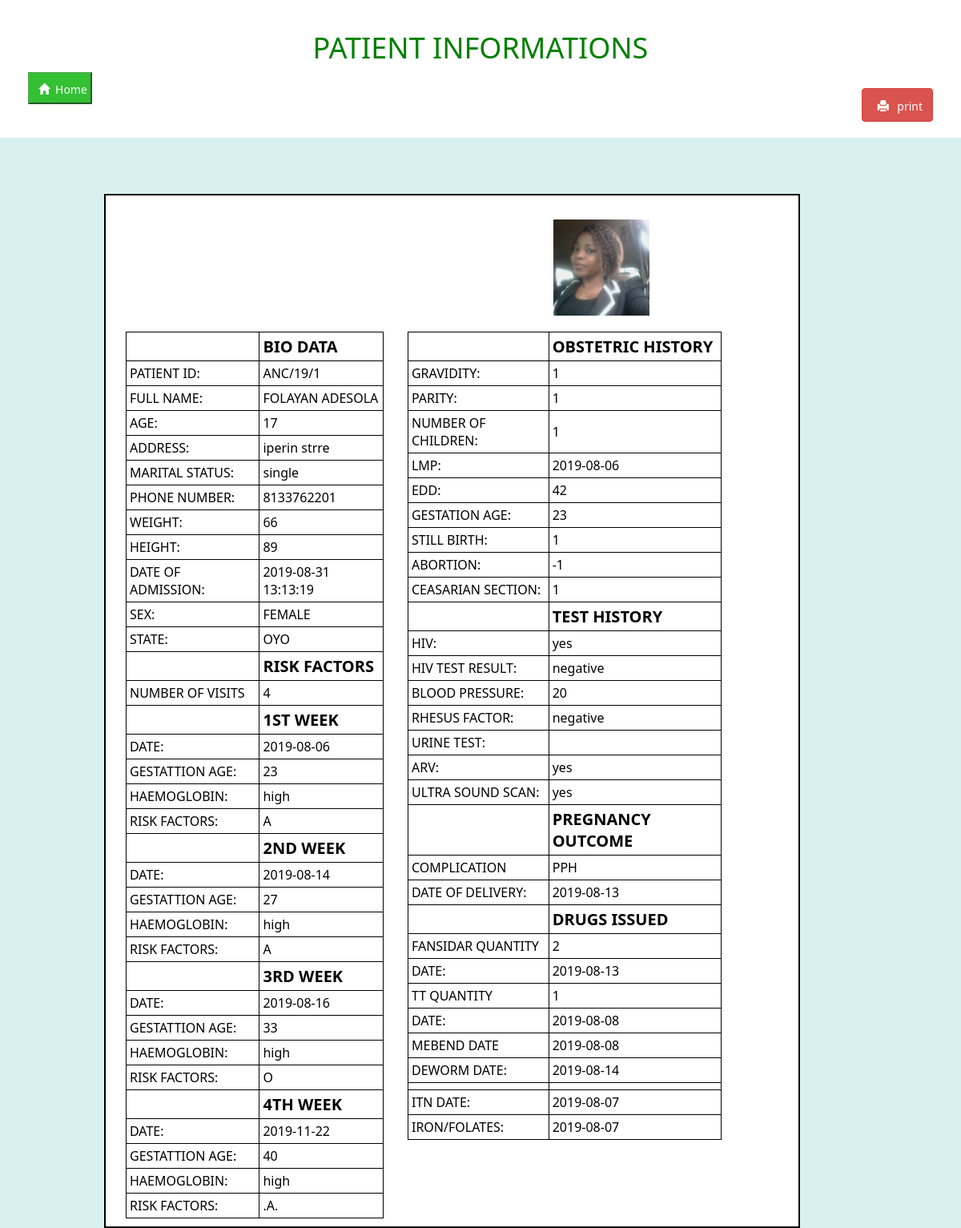
Page /patient.v.php?id=ANC/19/1 (signed in) on the committed database.
### tables this page shows
CREATE TABLE `anc_reg` (
  `ANC_id` int(11) NOT NULL,
  `ANC_no` varchar(255) DEFAULT NULL,
  `name1` varchar(255) NOT NULL,
  `age` int(100) NOT NULL,
  `address1` varchar(255) NOT NULL,
  `marital_status` varchar(255) NOT NULL,
  `phone` bigint(20) NOT NULL,
  `date_of_visit` datetime NOT NULL DEFAULT CURRENT_TIMESTAMP,
  `weight1` int(11) NOT NULL,
  `height` int(11) NOT NULL,
  `sex` varchar(100) NOT NULL,
  `state1` varchar(200) NOT NULL,
  `image` varchar(255) NOT NULL,
  `user_no` varchar(255) NOT NULL,
  `pass` varchar(255) NOT NULL,
  `role` varchar(255) NOT NULL
);

CREATE TABLE `risk_factors` (
  `rk_id` int(11) NOT NULL,
  `ANC_no` varchar(255) NOT NULL,
  `date1` date NOT NULL,
  `gestation_age` int(11) NOT NULL,
  `hb` varchar(255) NOT NULL,
  `ANC_RF` varchar(255) NOT NULL,
  `visit_week` int(11) NOT NULL,
  `user_no` varchar(255) NOT NULL,
  `date_of_visit` datetime NOT NULL DEFAULT CURRENT_TIMESTAMP,
  `age` int(11) NOT NULL
);

CREATE TABLE `obsectric` (
  `id` int(11) NOT NULL,
  `ANC_no` varchar(255) NOT NULL,
  `gradity` int(11) NOT NULL,
  `parity` int(11) NOT NULL,
  `no_child` int(11) NOT NULL,
  `lmp` date NOT NULL,
  `edd` int(11) NOT NULL,
  `gest_age` int(11) NOT NULL,
  `stillbirth` int(11) NOT NULL,
  `abortion` int(11) NOT NULL,
  `c_section` int(11) NOT NULL,
  `user_no` varchar(255) NOT NULL,
  `date_of_visit` datetime NOT NULL DEFAULT CURRENT_TIMESTAMP,
  `age` int(11) NOT NULL
);

CREATE TABLE `test` (
  `test_id` int(11) NOT NULL,
  `ANC_no` varchar(255) NOT NULL,
  `hiv` varchar(100) NOT NULL,
  `test_hiv` varchar(100) NOT NULL,
  `bp` bigint(20) NOT NULL,
  `rh` varchar(100) NOT NULL,
  `ultra` varchar(100) NOT NULL,
  `ARV` varchar(100) NOT NULL,
  `urine` varchar(255) NOT NULL,
  `user_no` varchar(255) NOT NULL,
  `date_of_visit` datetime NOT NULL DEFAULT CURRENT_TIMESTAMP,
  `age` int(11) NOT NULL
);

CREATE TABLE `pregna_out` (
  `id` int(11) NOT NULL,
  `ANC_no` varchar(255) NOT NULL,
  `complication` varchar(255) NOT NULL,
  `delivery` varchar(255) NOT NULL,
  `user_no` varchar(255) NOT NULL,
  `date_of_visit` datetime NOT NULL DEFAULT CURRENT_TIMESTAMP,
  `age` int(11) NOT NULL
);

CREATE TABLE `drugs` (
  `id` int(11) NOT NULL,
  `ANC_no` varchar(255) NOT NULL,
  `tt_dos` int(11) NOT NULL,
  `tt_date` date NOT NULL,
  `fan_q` int(11) NOT NULL,
  `fan_date` date NOT NULL,
  `meb` date NOT NULL,
  `itn` date NOT NULL,
  `deworm` date NOT NULL,
  `iron` date NOT NULL,
  `user_no` varchar(255) NOT NULL,
  `date_of_visit` datetime NOT NULL DEFAULT CURRENT_TIMESTAMP,
  `age` int(11) NOT NULL
);

### patient.v.php (the view, shortened to what this page needs)
<?php
include('includes/header.php');
?>
<div class="container-fluid">
    <div class="row">
 <div class="col-sm-12 col-md-12 col-lg-12" id="top_bar">
  <h1 class="text-center"> PATIENT INFORMATIONS</h1>
  <div class="col-sm-12 col-md-12 col-lg-12" >
  <form method="GET" action="women.php">
<button class="btn-small btn-success" name="go" style="padding:4px"><span class="glyphicon glyphicon-home">
</span>Home</button>
<button class='btn btn-danger pull-right ' onclick=window.print(); style='margin-top:20px'>
<span class='glyphicon glyphicon-print' ></span> print</button>
</form>
</div>
  </div>
  <div class="col-sm-12 col-md-12 col-lg-12" style="margin-top:40px">
 <div class="col-sm-11 col-md-11 col-lg-11" >
  <?php
  include('includes/config.php');
  if(!isset($_GET['id'])){
    header('location:table.php');
    exit();
  }else{
$search=$_GET['id'];
$sql="SELECT * FROM anc_reg WHERE ANC_no=? ";
$query=$db->prepare($sql);
 $query->bind_param("s",$search);
 $query->execute();
 $date=date('d/m/y');
$result= $query->get_result();
if($result->num_rows > 0){
while($row=$result->fetch_object()){
echo "
  <div class='col-sm-10 col-md-10 col-lg-10' id='ajaxDiv'  >
  <img src='images/UP.jpg' id='dd' />
  <div class='col-sm-10 col-md-10 col-lg-10'  >
  <h4 class='pull-left' id='dd' style='margin-top:70px' >DATE <i>".$date."</i> </h4>
  <img src='images/".$row->image."' width='120' height='120' class='pull-right' style='margin:20px' />
  </div>
     <div class='col-sm-5 col-md-5 col-lg-5'>
     <table id='table'>
   <tr>
    <th></th>
    <th>BIO DATA</th>
   </tr>
   <tr>
   <td>PATIENT ID:</td>
   <td>".$row->ANC_no."</td>
   </tr>
   <tr>
   <td>FULL NAME:</td>
   <td>".$row->name1."</td>
   </tr>
   <tr>
   <td>AGE:</td>
   <td>".$row->age."</td>
   </tr>
   <tr>
   <td>ADDRESS:</td>
   <td>".$row->address1."</td>
   </tr>
   <tr>
   <td>MARITAL STATUS:</td>
   <td>".$row->marital_status."</td>
   </tr><tr>
   <td>PHONE NUMBER:</td>
   <td>".$row->phone."</td>
   </tr><tr>
   <td>WEIGHT:</td>
   <td>".$row->weight1."</td>
   </tr>
   <tr>
   <td>HEIGHT:</td>
   <td>".$row->height."</td>
   </tr>
   <tr>
   <td>DATE OF ADMISSION:</td>
   <td>".$row->date_of_visit."</td>
   </tr>
   <tr>
   <td>SEX:</td>
   <td>".$row->sex."</td>
   </tr>
   <tr>
   <td>STATE:</td>
   <td>".$row->state1."</td>
   </tr>";
   $sql1=$db->prepare("SELECT ANC_no, date1, gestation_age, hb, ANC_RF, visit_week FROM risk_factors WHERE ANC_no= ? AND visit_week=1 ");
   $sql1->bind_param("s",$search);
   $sql1->execute();
  $result1= $sql1->get_result();
  while($row1=$result1->fetch_object()){
    $sql0=$db->prepare("SELECT COUNT(visit_week) as num FROM risk_factors WHERE ANC_no=?");
    $sql0->bind_param("s",$search);
    $sql0->execute();
    $result0=$sql0->get_result();
    $row0= $result0->fetch_assoc();
    echo" <tr>
    <th></th>
    <th>RISK FACTORS</th>
    </tr>
    <tr>
    <td>NUMBER OF VISITS</td>
    <td>".$row0['num']."</td>
    </tr>
    ";
echo "
   <tr>
    <th></th>
    <th>1ST WEEK</th>
   </tr>
   <tr>
   <td>DATE:</td>
   <td>".$row1->date1."</td>
   </tr>
   <tr>
   <td>GESTATTION AGE:</td>
   <td>".$row1->gestation_age."</td>
   </tr>
   <tr>
   <td>HAEMOGLOBIN:</td>
   <td>".$row1->hb."</td>
   </tr>
   <tr>
   <td>RISK FACTORS:</td>
   <td>".$row1->ANC_RF."</td>
   </tr>
   <tr>
    <th></th>
    <th>2ND WEEK</th>
   </tr>
   ";
  }
  $sql2=$db->prepare("SELECT ANC_no, date1, gestation_age, hb, ANC_RF, visit_week FROM risk_factors WHERE ANC_no= ? AND visit_week=2 ");
  $sql2->bind_param("s",$search);
  $sql2->execute();
 $result2= $sql2->get_result();
while( $row2=$result2->fetch_object())
{ echo "
   <tr>
   <td>DATE:</td>
   <td>".$row2->date1."</td>
   </tr>
   <tr>
   <td>GESTATTION AGE:</td>
   <td>".$row2->gestation_age."</td>
   </tr>
   <tr>
   <td>HAEMOGLOBIN:</td>
   <td>".$row2->hb."</td>
   </tr>
   <tr>
   <td>RISK FACTORS:</td>
   <td>".$row2->ANC_RF."</td>
   </tr>";}
   $sql3=$db->prepare("SELECT ANC_no, date1, gestation_age, hb, ANC_RF, visit_week FROM risk_factors WHERE ANC_no= ? AND visit_week=3 ");
   $sql3->bind_param("s",$search);
   $sql3->execute();
  $result3= $sql3->get_result();
  while($row3=$result3->fetch_object()){
echo "
   <tr>
    <th></th>
    <th>3RD WEEK</th>
   </tr>
   <tr>
   <td>DATE:</td>
   <td>".$row3->date1."</td>
   </tr>
   <tr>
   <td>GESTATTION AGE:</td>
   <td>".$row3->gestation_age."</td>
   </tr>
   <tr>
   <td>HAEMOGLOBIN:</td>
   <td>".$row3->hb."</td>
   </tr>
   <tr>
   <td>RISK FACTORS:</td>
   <td>".$row3->ANC_RF."</td>
   </tr>";}
   $sql4=$db->prepare("SELECT ANC_no, date1, gestation_age, hb, ANC_RF, visit_week FROM risk_factors WHERE ANC_no= ? AND visit_week=4 ");
   $sql4->bind_param("s",$search);
   $sql4->execute();
  $result4= $sql4->get_result();
  while($row4=$result4->fetch_object()){
   echo "
   <tr>
    <th></th>
    <th>4TH WEEK</th>
   </tr>
   <tr>
   <td>DATE:</td>
   <td>".$row4->date1."</td>
   </tr>
   <tr>
   <td>GESTATTION AGE:</td>
   <td>".$row4->gestation_age."</td>
   </tr>
   <tr>
   <td>HAEMOGLOBIN:</td>
   <td>".$row4->hb."</td>
   </tr>
   <tr>
   <td>RISK FACTORS:</td>
   <td>.$row4->ANC_RF.</td>
   </tr>
     </table>
     </div>
     <div class='col-sm-6 col-md-5 col-lg-6'>
     <table id='table'>
     ";
  }
$sql="SELECT * FROM obsectric WHERE ANC_no=? ";
$query=$db->prepare($sql);
 $query->bind_param("s",$search);
 $query->execute();
$result= $query->get_result();
while($row=$result->fetch_object()){
     echo "
     <tr>
    <th></th>
    <th> OBSTETRIC HISTORY
   </th>
   </tr>
   <tr>
   <td>GRAVIDITY:</td>
   <td>".$row->gradity."</td>
   </tr>
   <tr>
   <td>PARITY:</td>
   <td>".$row->parity."</td>
   </tr>
   <tr>
   <td>NUMBER OF CHILDREN:</td>
   <td>".$row->no_child."</td>
   </tr>
   <tr>
   <td>LMP:</td>
   <td>".$row->lmp."</td>
   </tr>
   <tr>
   <td>EDD:</td>
   <td>".$row->edd."</td>
   </tr><tr>
   <td>GESTATION AGE:</td>
   <td>".$row->gest_age."</td>
   </tr>
   <tr>
   <td>STILL BIRTH:</td>
   <td>".$row->stillbirth."</td>
   </tr>
   <tr>
   <td>ABORTION:</td>
   <td>".$row->abortion."</td>
   </tr>
   <tr>
   <td>CEASARIAN SECTION:</td>
   <td>".$row->c_section."</td>
   </tr>
   ";
}
   $sql="SELECT * FROM test WHERE ANC_no=? ";
   $query=$db->prepare($sql);
    $query->bind_param("s",$search);
    $query->execute();
   $result= $query->get_result();
   while($row=$result->fetch_object()){
echo "
      <tr>
    <th></th>
    <th> TEST HISTORY
   </th>
   </tr>
   <tr>
   <td>HIV:</td>
   <td>".$row->hiv."</td>
   </tr>
   <tr>
   <td>HIV TEST RESULT:</td>
   <td>".$row->test_hiv."</td>
   </tr>
   <tr>
   <td>BLOOD PRESSURE:</td>
   <td>".$row->bp."</td>
   </tr>
   <tr>
   <td>RHESUS FACTOR:</td>
   <td>".$row->rh."</td>
   </tr>
   <tr>
   <td>URINE TEST:</td>
   <td>".$row->urine."</td>
   </tr>
      <tr>
   <td>ARV:</td>
   <td>".$row->ARV."</td>
   </tr>
   <tr>
   <td>ULTRA SOUND SCAN:</td>
   <td>".$row->ultra."</td>
   </tr>
 ";}
$sql="SELECT * FROM pregna_out WHERE ANC_no=? ";
$query=$db->prepare($sql);
 $query->bind_param("s",$search);
 $query->execute();
$result= $query->get_result();
while($row=$result->fetch_object()){
 echo "
   <tr>
    <th></th>
    <th> PREGNANCY OUTCOME
   </th>
   </tr>
   <tr>
   <td>COMPLICATION</td>
   <td>".$row->complication."</td>
   </tr>
   <tr>
   <td>DATE OF DELIVERY:</td>
   <td>".$row->delivery."</td>
   </tr>
   ";}
$sql="SELECT * FROM drugs WHERE ANC_no=? ";
$query=$db->prepare($sql);
 $query->bind_param("s",$search);
 $query->execute();
$result= $query->get_result();
while($row=$result->fetch_object()){
   echo "
   <tr>
    <th></th>
    <th> DRUGS ISSUED
   </th>
   </tr>
   <tr>
   <td>FANSIDAR QUANTITY</td>
   <td>".$row->fan_q."</td>
   </tr>
   <tr>
   <td>DATE:</td>
   <td>".$row->fan_date."</td>
   </tr>
   <tr>
   <td>TT QUANTITY</td>
   <td>".$row->tt_dos."</td>
   </tr>
   <tr>
   <td>DATE:</td>
   <td>".$row->tt_date."</td>
   </tr>
   <tr>
   <td>MEBEND DATE</td>
   <td>".$row->meb."</td>
   </tr>
   <tr>
   <td>DEWORM DATE:</td>
   <td>".$row->deworm."</td>
   </tr>
   <tr>
   <td></td>
   <td></td>
   </tr>
   <tr>
   <td>ITN DATE:</td>
   <td> ".$row->itn."</td>
   </tr>
   <tr>
   <td>IRON/FOLATES:</td>
   <td> ".$row->iron."</td>
   </tr> ";
}
}
   echo "
   </table>
     </div>
  </div>
  </div>";
}else
{
      echo 'No Record Found'.mysqli_error($db);
}
}
  ?>
  </div>
  </div>

### includes/header.php (shortened to what this page needs)
<html>
<head>
<link href="css/bootstrap.min.css" rel="stylesheet">
<link href="css1/bootstrap-datetimepicker.min.css" rel="stylesheet" media="screen">
<link href="css/main.css" rel="stylesheet">
</head>
<body onload="timer(); setInterval('updateClock()', 1000 )">

### css/main.css (style rules this page uses)
* { color:black; font-family: 'Segoe UI', Tahoma, Geneva, Verdana, sans-serif; }
body { background-color: #DAF0F0; }
span { color:white; padding: 7px; }
table { color:black; }
#table tr th { margin-left:5px; border: 1px solid black; padding: 4px; }
#table tr td { border: 1px solid black; color:black; }
#ajaxDiv { border: 2px solid black; padding:10px; margin-left: 100px; margin-top: 30px; background-color: white; }
#ajaxDiv table th,td { padding: 4px; }
#ajaxDiv table th { font-size: 20px; }
.btn-success { background-color: rgb(51, 192, 51); }
#top_bar { background-color:white; height:auto; padding: 20px; font-family: 'Segoe UI', Tahoma, Geneva, Verdana, sans-serif; color:green; }

### rows in the picture
anc_reg: image (picture), ANC_no "ANC/19/1", name1 "FOLAYAN ADESOLA", age "17", address1 "iperin strre", marital_status "single", phone "8133762201", weight1 "66", height "89", date_of_visit "2019-08-31 13:13:19", sex "FEMALE", state1 "OYO"
risk_factors: num "4", date1 "2019-08-06", gestation_age "23", hb "high", ANC_RF "A"
risk_factors: date1 "2019-08-14", gestation_age "27", hb "high", ANC_RF "A"
risk_factors: date1 "2019-08-16", gestation_age "33", hb "high", ANC_RF "O"
risk_factors: date1 "2019-11-22", gestation_age "40", hb "high", ANC_RF "A"
obsectric: gradity "1", parity "1", no_child "1", lmp "2019-08-06", edd "42", gest_age "23", stillbirth "1", abortion "-1", c_section "1"
test: hiv "yes", test_hiv "negative", bp "20", rh "negative", ARV "yes", ultra "yes"
pregna_out: complication "PPH", delivery "2019-08-13"
drugs: fan_q "2", fan_date "2019-08-13", tt_dos "1", tt_date "2019-08-08", meb "2019-08-08", deworm "2019-08-14", itn "2019-08-07", iron "2019-08-07"
